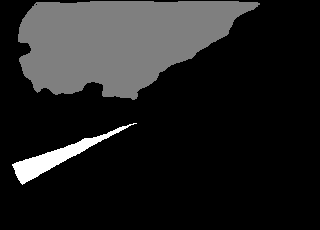
#> input picture Base/I135_0_c.tiff, 320 x 230 px, given in place of I0_0_s.png, which was not available
$ python compile_labels.py
#> lines starting #> are read from the running program, lines starting #| are printed output that depends on the picture; after the words box and inside, x2 and y2 are one past the last pixel; in counts of white or black regions, pixels touching at a corner belong together; pictures that were not available may be replaced by others from this repository, and a replacement may not be noted
#!/usr/bin/env python2
# -*- coding: utf-8 -*-
"""
Created on Fri Jun 23 09:49:44 2017

@author: viper
"""

# Modules....
import os
import matplotlib
matplotlib.use('pgf')
import numpy as np
import matplotlib.pyplot as plt
from skimage import io
from skimage import morphology
from skimage import color
from skimage import segmentation
from skimage import feature
from skimage import filters
from PIL import Image
from  sklearn import cluster
from skimage.util import img_as_float

import PIL.Image as Image
filename = 'I0_0'
filename1 = filename+ '_s.png'
im = io.imread(filename1)
#> im is the input picture: shape (230, 320); min 0, max 2, mean 0.259
filename2 = filename+ '_w.png'
im2 = io.imread(filename2)
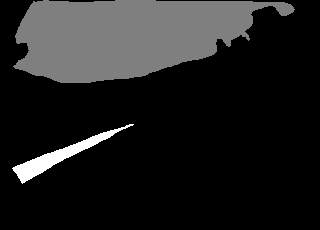
#> input picture Base/I45_0_c.tiff, 320 x 230 px, given in place of I0_0_w.png, which was not available
#> im2 is the input picture: shape (230, 320); min 0, max 2, mean 0.251
nbRows, nbCols = im.shape
#> nbRows = 230; nbCols = 320
for i in range(nbRows):
    for j in range(nbCols):
        if im[i,j] != 0:
            im[i,j] = 1
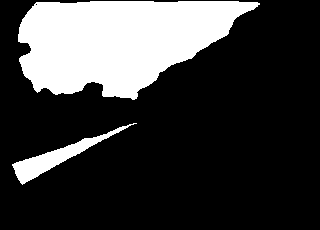
#> im: shape (230, 320); values 0 (black) and 1 (white), 23.9% white; 2 white regions, box (x1, y1, x2, y2) and area: (18, 1, 260, 100) 16085, (12, 123, 137, 185) 1480
for i in range(nbRows):
    for j in range(nbCols):
        if im2[i,j] != 0:
            im2[i,j] = 2
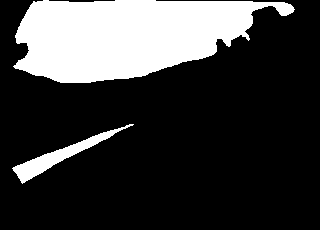
#> im2: shape (230, 320); values 0 (black) and 2 (white), 23.3% white; 2 white regions, box (x1, y1, x2, y2) and area: (13, 0, 295, 83) 15824, (12, 124, 134, 184) 1319

imout = im + im2
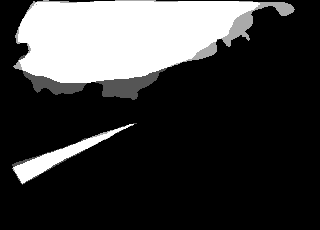
#> imout: shape (230, 320); min 0, max 3, mean 0.704; drawn with min black and max white
im = Image.fromarray(imout)
im.save(filename+'_c.tiff')

im = io.imread(filename+'_c.tiff')
plt.imshow(im)
